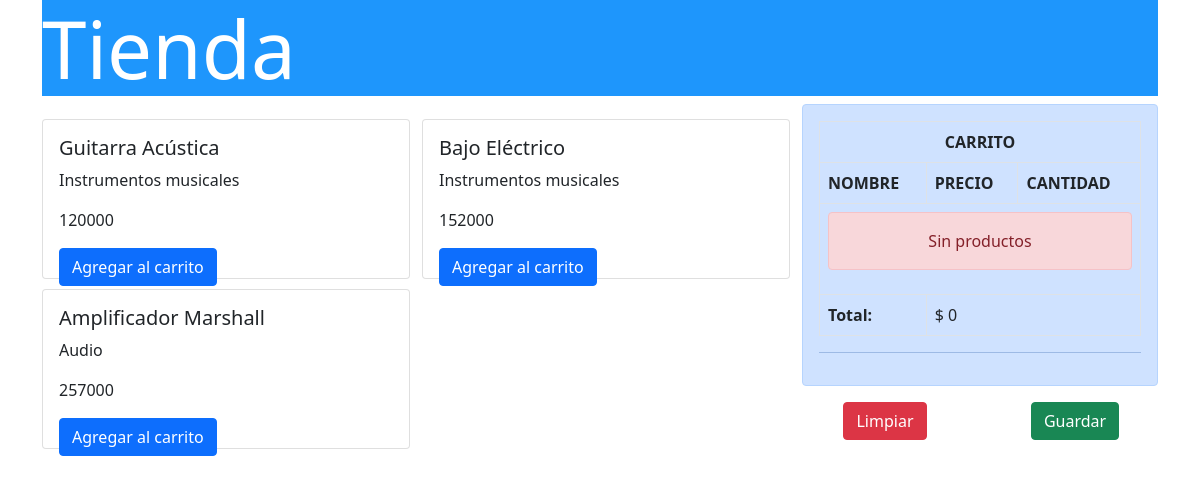
The page / on the database its author committed.
### CarritoApp/models.py (models this page shows, shortened)
class Producto(models.Model):
    nombre = models.CharField(max_length=64)
    categoria = models.CharField(max_length=32)
    precio = models.IntegerField()

### CarritoApp/views.py (the view)
# urls.py: path('', tienda, name="Tienda"),
def tienda(request):
    productos = Producto.objects.all()
    return render(request, "tienda.html" , {'productos':productos})

### CarritoApp/context_processor.py (called while the page is built)
def total_carrito (request):
    total = 0
    if request.user.is_authenticated:
        if "carrito" in request.session.keys():
            for key, value in request.session["carrito"].items():
                total += int(value["acumulado"])
    return {"total_carrito": total}

### CarritoApp/templates/tienda.html (shortened to what this page needs)
{% load static %}
<!DOCTYPE html>
<html lang="es">
<head>
    <link href="https://cdn.jsdelivr.net/npm/bootstrap@5.0.2/dist/css/bootstrap.min.css" rel="stylesheet">
    <link href="{% static 'css/estilos.css' %}" rel="stylesheet">
</head>
<body>
    <div class="container">
        <div class="row">
            <div class="col-12 align-self-center"><h1 class="display-1">Tienda</h1></div>
        </div>
        <div class="row">
            <div class="col-8">
                <div class="row" style="padding: 10px 0;">
                    <div class="col-12">
                        <div class="row">
                            {% for producto in productos %}
                            <div class="col-6">
                                <div class="card" style="height: 10rem; width: 23rem; margin: 5px 0px;">
                                    <div class="card-body">
                                        <h5 class="card-title">{{producto.nombre}}</h5>
                                        <p class="card-text">{{producto.categoria}}</p>
                                        <p class="card-text">{{producto.precio}}</p>
                                        <a href="{% url 'Add' producto.id %}" class="btn btn-primary">Agregar al carrito</a>
                                    </div>
                                </div>
                            </div>
                            {% endfor %}
                        </div>
                    </div>
                </div>
            </div>
            <div class="col-4">
                {% include "carrito.html" %}
            </div>
        </div>
    </div>

### CarritoApp/templates/carrito.html
<div class="alert alert-primary" role="alert">
<table class="table table-bordered">
    <thead>
        <tr>
            <th scope="row" colspan="3" class="text-center">CARRITO</th>
        </tr>
        <tr>
            <th scope="col">NOMBRE</th>
            <th scope="col">PRECIO</th>
            <th scope="col">CANTIDAD</th>
        </tr>
    </thead>
    <tbody>
    {% if request.session.carrito.items %}
    {% for key, value in request.session.carrito.items %}
        <tr>
            <td>{{value.nombre}}</td>
            <td>{{value.precio}}</td>
            <td>{{value.acumulado}}
                <a href="{% url 'Add' value.producto_id %}" class="badge btn btn-dark badge-dark">+</a>
                <a href="{% url 'Sub' value.producto_id %}" class="badge btn btn-dark badge-dark">-</a>
            </td>
        </tr>
    {% endfor %}
    {% else %}
    <tr>
        <td colspan="3">
            <div class="alert alert-danger text-center"> Sin productos </div>
        </td>
    </tr>
    {% endif %}
        <tr>
            <th scope="row">Total:</th>
            <td colspan="2">$ {{total_carrito}}</td>
        </tr>
    </tbody>
</table>
<hr>
</div>
<div class="row text-center">
    <div class="col-6"><a href="{% url 'CLS' %}" class="btn btn-danger">Limpiar</a></div>
    <div class="col-6"><a href="#" class="btn btn-success">Guardar</a></div>
</div>

### CarritoApp/static/css/estilos.css (style rules this page uses)
body { font-family: "Segoe UI", 'consolas'; }
.container { flex-direction: row/ row-reverse/ column/ column-reverse; }
.display-1 { background:#1e96fc; color:white; }

### rows shown on the page
Producto: nombre "Guitarra Acústica", categoria "Instrumentos musicales", precio "120000"
Producto: nombre "Bajo Eléctrico", categoria "Instrumentos musicales", precio "152000"
Producto: nombre "Amplificador Marshall", categoria "Audio", precio "257000"

### other values the page prints
{{ total_carrito }} "0"
